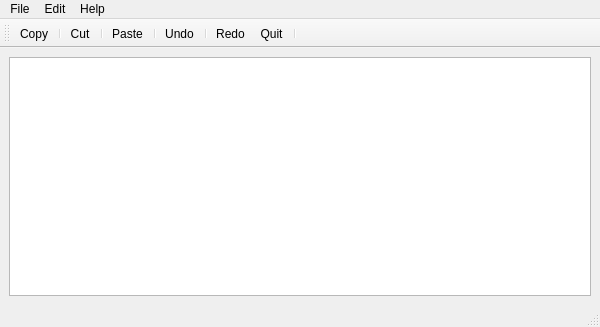
<?xml version="1.0" encoding="UTF-8"?>
<ui version="4.0">
 <class>MainWindow</class>
 <widget class="QMainWindow" name="MainWindow">
  <property name="geometry">
   <rect>
    <x>0</x>
    <y>0</y>
    <width>600</width>
    <height>327</height>
   </rect>
  </property>
  <property name="windowTitle">
   <string>MainWindow</string>
  </property>
  <widget class="QWidget" name="centralwidget">
   <layout class="QVBoxLayout" name="verticalLayout">
    <item>
     <widget class="QTextEdit" name="textEdit"/>
    </item>
   </layout>
  </widget>
  <widget class="QMenuBar" name="menubar">
   <property name="geometry">
    <rect>
     <x>0</x>
     <y>0</y>
     <width>600</width>
     <height>21</height>
    </rect>
   </property>
   <widget class="QMenu" name="menuFile">
    <property name="title">
     <string>File</string>
    </property>
    <addaction name="separator"/>
    <addaction name="actionQuit"/>
    <addaction name="separator"/>
    <addaction name="separator"/>
   </widget>
   <widget class="QMenu" name="menuEdit">
    <property name="title">
     <string>Edit</string>
    </property>
    <addaction name="actionCopy"/>
    <addaction name="actionPaste"/>
    <addaction name="actionCut"/>
    <addaction name="actionUndo"/>
    <addaction name="actionRedo"/>
   </widget>
   <widget class="QMenu" name="menuHelp">
    <property name="title">
     <string>Help</string>
    </property>
    <addaction name="actionAbout"/>
    <addaction name="actionAboutQt"/>
   </widget>
   <addaction name="menuFile"/>
   <addaction name="menuEdit"/>
   <addaction name="menuHelp"/>
  </widget>
  <widget class="QStatusBar" name="statusbar"/>
  <widget class="QToolBar" name="toolBar">
   <property name="windowTitle">
    <string>toolBar</string>
   </property>
   <attribute name="toolBarArea">
    <enum>TopToolBarArea</enum>
   </attribute>
   <attribute name="toolBarBreak">
    <bool>false</bool>
   </attribute>
   <addaction name="actionCopy"/>
   <addaction name="separator"/>
   <addaction name="actionCut"/>
   <addaction name="separator"/>
   <addaction name="actionPaste"/>
   <addaction name="separator"/>
   <addaction name="actionUndo"/>
   <addaction name="separator"/>
   <addaction name="actionRedo"/>
   <addaction name="actionQuit"/>
   <addaction name="separator"/>
  </widget>
  <action name="actionQuit">
   <property name="icon">
    <iconset resource="resource.qrc">
     <normaloff>:/images/quitIcon.png</normaloff>:/images/quitIcon.png</iconset>
   </property>
   <property name="text">
    <string>Quit</string>
   </property>
  </action>
  <action name="actionCopy">
   <property name="icon">
    <iconset resource="resource.qrc">
     <normaloff>:/images/copyIcon.png</normaloff>:/images/copyIcon.png</iconset>
   </property>
   <property name="text">
    <string>Copy</string>
   </property>
  </action>
  <action name="actionPaste">
   <property name="icon">
    <iconset resource="resource.qrc">
     <normaloff>:/images/pasteIcon.png</normaloff>:/images/pasteIcon.png</iconset>
   </property>
   <property name="text">
    <string>Paste</string>
   </property>
  </action>
  <action name="actionAbout">
   <property name="icon">
    <iconset resource="resource.qrc">
     <normaloff>:/images/aboutIcon.png</normaloff>:/images/aboutIcon.png</iconset>
   </property>
   <property name="text">
    <string>About</string>
   </property>
  </action>
  <action name="actionCut">
   <property name="icon">
    <iconset resource="resource.qrc">
     <normaloff>:/images/cutIcon.png</normaloff>:/images/cutIcon.png</iconset>
   </property>
   <property name="text">
    <string>Cut</string>
   </property>
  </action>
  <action name="actionUndo">
   <property name="icon">
    <iconset resource="resource.qrc">
     <normaloff>:/images/undoIcon.png</normaloff>:/images/undoIcon.png</iconset>
   </property>
   <property name="text">
    <string>Undo</string>
   </property>
  </action>
  <action name="actionRedo">
   <property name="icon">
    <iconset resource="resource.qrc">
     <normaloff>:/images/redoIcon.png</normaloff>:/images/redoIcon.png</iconset>
   </property>
   <property name="text">
    <string>Redo</string>
   </property>
  </action>
  <action name="actionAboutQt">
   <property name="icon">
    <iconset resource="resource.qrc">
     <normaloff>:/images/aboutQtIcon.png</normaloff>:/images/aboutQtIcon.png</iconset>
   </property>
   <property name="text">
    <string>AboutQt</string>
   </property>
  </action>
 </widget>
 <resources>
  <include location="resource.qrc"/>
 </resources>
 <connections/>
</ui>
